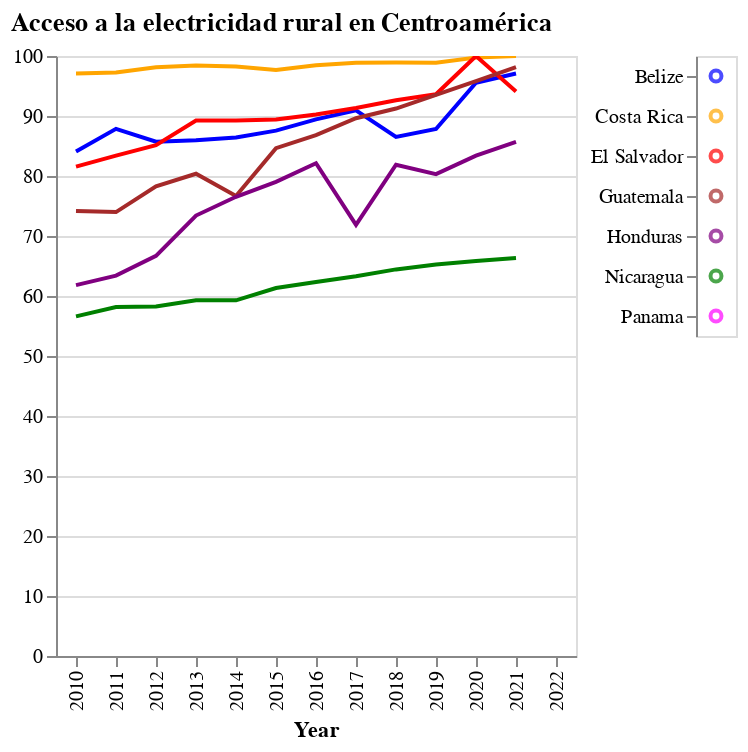

Notebook code for this chart:
### Code cell
# Presentación del gráfico:
elec_graph_centro.display()

### Figure 1 — Vega-Lite specification as saved in the notebook (floating-point values rounded to 4 significant figures)
{"config": {"view": {"continuousWidth": 300, "continuousHeight": 300}}, "concat": [{"layer": [{"mark": {"type": "line"}, "encoding": {"color": {"value": "blue"}, "x": {"field": "Year", "title": "Year", "type": "nominal"}, "y": {"field": "Belize", "title": "", "type": "quantitative"}}, "name": "view_4"}, {"mark": {"type": "line"}, "encoding": {"color": {"value": "orange"}, "x": {"field": "Year", "title": "Year", "type": "nominal"}, "y": {"field": "Costa Rica", "title": "", "type": "quantitative"}}, "name": "view_5"}, {"mark": {"type": "line"}, "encoding": {"color": {"value": "red"}, "x": {"field": "Year", "title": "Year", "type": "nominal"}, "y": {"field": "El Salvador", "title": "", "type": "quantitative"}}, "name": "view_6"}, {"mark": {"type": "line"}, "encoding": {"color": {"value": "brown"}, "x": {"field": "Year", "title": "Year", "type": "nominal"}, "y": {"field": "Guatemala", "title": "", "type": "quantitative"}}, "name": "view_7"}, {"mark": {"type": "line"}, "encoding": {"color": {"value": "purple"}, "x": {"field": "Year", "title": "Year", "type": "nominal"}, "y": {"field": "Honduras", "title": "", "type": "quantitative"}}, "name": "view_8"}, {"mark": {"type": "line"}, "encoding": {"color": {"value": "green"}, "x": {"field": "Year", "title": "Year", "type": "nominal"}, "y": {"field": "Nicaragua", "title": "", "type": "quantitative"}}, "name": "view_9"}, {"mark": {"type": "line"}, "encoding": {"color": {"value": "magenta"}, "x": {"field": "Year", "title": "Year", "type": "nominal"}, "y": {"field": "Panamá", "title": "", "type": "quantitative"}}, "name": "view_10"}], "data": {"name": "data-322eb9a30fe49f52f2353d8f62b7136d"}}, {"data": {"name": "data-416d260b1f4592af8f7335278ab3dc62"}, "mark": {"type": "point"}, "encoding": {"color": {"field": "color", "scale": null, "type": "nominal"}, "y": {"field": "country", "title": null, "type": "nominal"}}, "width": 20}], "params": [{"name": "param_4", "select": {"type": "interval", "encodings": ["x", "y"]}, "bind": "scales", "views": ["view_4"]}, {"name": "param_5", "select": {"type": "interval", "encodings": ["x", "y"]}, "bind": "scales", "views": ["view_5"]}, {"name": "param_6", "select": {"type": "interval", "encodings": ["x", "y"]}, "bind": "scales", "views": ["view_6"]}, {"name": "param_7", "select": {"type": "interval", "encodings": ["x", "y"]}, "bind": "scales", "views": ["view_7"]}, {"name": "param_8", "select": {"type": "interval", "encodings": ["x", "y"]}, "bind": "scales", "views": ["view_8"]}, {"name": "param_9", "select": {"type": "interval", "encodings": ["x", "y"]}, "bind": "scales", "views": ["view_9"]}, {"name": "param_10", "select": {"type": "interval", "encodings": ["x", "y"]}, "bind": "scales", "views": ["view_10"]}], "spacing": 5, "title": "Acceso a la electricidad rural en Centroamérica", "$schema": "https://vega.github.io/schema/vega-lite/v5.16.3.json", "datasets": {"data-322eb9a30fe49f52f2353d8f62b7136d": [{"Year": "2010", "Belize": "84.0689223361563", "Costa Rica": "97.0903968944944", "El Salvador": "81.5556454774991", "Guatemala": "74.1867432584973", "Honduras": "61.8171590588926", "Nicaragua": "56.6121894835113", "Panama": "64.7068877439948"}, {"Year": "2011", "Belize": "87.8571882562216", "Costa Rica": "97.2660624882348", "El Salvador": "83.4062726463673", "Guatemala": "73.9852065787239", "Honduras": "63.3959061604802", "Nicaragua": "58.1614405338182", "Panama": "69.5946377531535"}, {"Year": "2012", "Belize": "85.7099488694864", "Costa Rica": "98.1407662664286", "El Salvador": "85.15153371125", "Guatemala": "78.2819391141001", "Honduras": "66.6926964674847", "Nicaragua": "58.2411654871917", "Panama": "71.0841206325281"}, {"Year": "2013", "Belize": "85.9391658585515", "Costa Rica": "98.4360254439879", "El Salvador": "89.2576031416736", "Guatemala": "80.3706617700031", "Honduras": "73.4060538541873", "Nicaragua": "59.2739307740273", "Panama": "71.1997325300499"}, {"Year": "2014", "Belize": "86.4101230607236", "Costa Rica": "98.2686966219306", "El Salvador": "89.2333187067251", "Guatemala": "76.6559533133771", "Honduras": "76.5388626821025", "Nicaragua": "59.2726848434114", "Panama": "74.4861057659609"}, {"Year": "2015", "Belize": "87.5583153490645", "Costa Rica": "97.6820166105683", "El Salvador": "89.4191419232812", "Guatemala": "84.6294407556745", "Honduras": "79.011525348266", "Nicaragua": "61.3270631714713", "Panama": "76.2998639774914"}, {"Year": "2016", "Belize": "89.4292953200675", "Costa Rica": "98.4525938876527", "El Salvador": "90.2641312306179", "Guatemala": "86.802107990018", "Honduras": "82.126682818065", "Nicaragua": "62.339356010002", "Panama": "78.0826995272269"}, {"Year": "2017", "Belize": "90.9467328797664", "Costa Rica": "98.867164418874", "El Salvador": "91.3411646934385", "Guatemala": "89.6352551324027", "Honduras": "71.848642736227", "Nicaragua": "63.2984280035463", "Panama": "100"}, {"Year": "2018", "Belize": "86.5137441288518", "Costa Rica": "98.9319461195142", "El Salvador": "92.6235793869011", "Guatemala": "91.2395334474422", "Honduras": "81.8852679646719", "Nicaragua": "64.4347577651321", "Panama": ".."}, {"Year": "2019", "Belize": "87.8397527452963", "Costa Rica": "98.8659946181895", "El Salvador": "93.6231383317461", "Guatemala": "93.5070932323909", "Honduras": "80.3106221094323", "Nicaragua": "65.2430799677335", "Panama": ".."}, {"Year": "2020", "Belize": "95.5379401388217", "Costa Rica": "99.7319808917068", "El Salvador": "100", "Guatemala": "95.8087667855816", "Honduras": "83.4002529900187", "Nicaragua": "65.8517183116727", "Panama": "85.6321447859793"}, {"Year": "2021", "Belize": "97.0836733402899", "Costa Rica": "100", "El Salvador": "94.0920621681137", "Guatemala": "98.1460204027161", "Honduras": "85.6930918629088", "Nicaragua": "66.3371347947688", "Panama": ".."}, {"Year": "2022", "Belize": "..", "Costa Rica": "..", "El Salvador": "..", "Guatemala": "..", "Honduras": "..", "Nicaragua": "..", "Panama": ".."}], "data-416d260b1f4592af8f7335278ab3dc62": [{"country": "Belize", "color": "blue"}, {"country": "Costa Rica", "color": "orange"}, {"country": "El Salvador", "color": "red"}, {"country": "Guatemala", "color": "brown"}, {"country": "Honduras", "color": "purple"}, {"country": "Nicaragua", "color": "green"}, {"country": "Panama", "color": "magenta"}]}}
